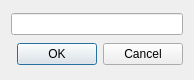
<?xml version="1.0" encoding="UTF-8"?>
<ui version="4.0">
 <class>SelectNameDialog</class>
 <widget class="QDialog" name="SelectNameDialog">
  <property name="geometry">
   <rect>
    <x>0</x>
    <y>0</y>
    <width>194</width>
    <height>80</height>
   </rect>
  </property>
  <property name="windowTitle">
   <string>Please enter name...</string>
  </property>
  <layout class="QVBoxLayout" name="verticalLayout">
   <item>
    <widget class="QLineEdit" name="nameEdit"/>
   </item>
   <item>
    <widget class="QDialogButtonBox" name="buttonBox">
     <property name="orientation">
      <enum>Qt::Horizontal</enum>
     </property>
     <property name="standardButtons">
      <set>QDialogButtonBox::Cancel|QDialogButtonBox::Ok</set>
     </property>
    </widget>
   </item>
  </layout>
 </widget>
 <resources/>
 <connections>
  <connection>
   <sender>buttonBox</sender>
   <signal>accepted()</signal>
   <receiver>SelectNameDialog</receiver>
   <slot>accept()</slot>
   <hints>
    <hint type="sourcelabel">
     <x>248</x>
     <y>254</y>
    </hint>
    <hint type="destinationlabel">
     <x>157</x>
     <y>274</y>
    </hint>
   </hints>
  </connection>
  <connection>
   <sender>buttonBox</sender>
   <signal>rejected()</signal>
   <receiver>SelectNameDialog</receiver>
   <slot>reject()</slot>
   <hints>
    <hint type="sourcelabel">
     <x>316</x>
     <y>260</y>
    </hint>
    <hint type="destinationlabel">
     <x>286</x>
     <y>274</y>
    </hint>
   </hints>
  </connection>
 </connections>
</ui>
